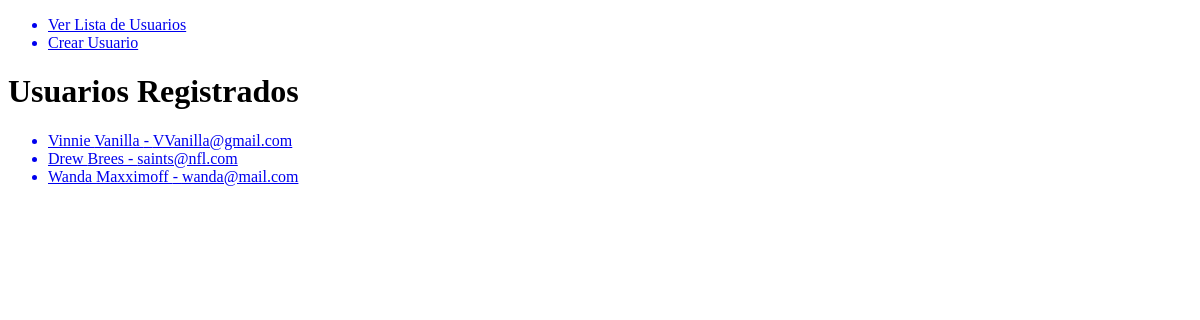
Before: /main/ with the older database file.
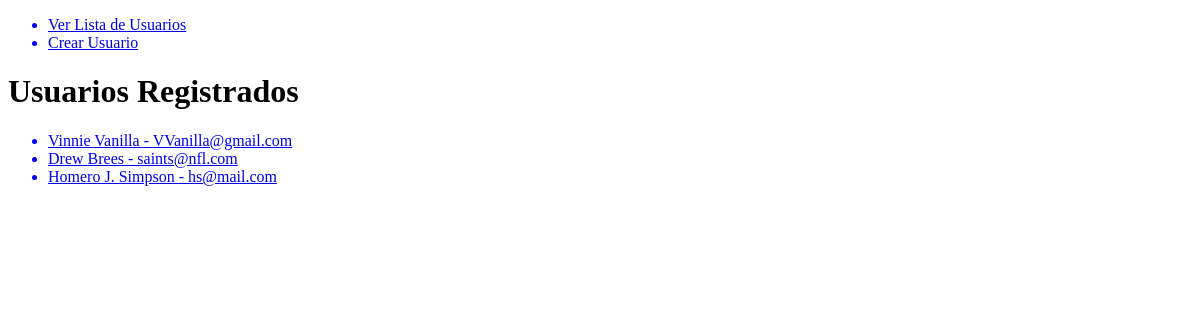
After: the same page with the newer database file.
### main/models.py (models this page shows, shortened)
class UserModel (models.Model):
    first_name = models.CharField(max_length=100)
    last_name = models.CharField(max_length=100)
    email = models.EmailField()
    phone_number = models.CharField(max_length=15)
    gender = models.CharField(choices=GENDER_OPTS, max_length=20)
    date_birth = models.DateField(blank=True, null=True)
    created = models.DateTimeField(auto_now_add=True)
    updated = models.DateTimeField(auto_now=True)

### main/views.py (the view)
# urls.py: path('', GetUsersView.as_view(), name='list'),
class GetUsersView (views.View):
    def get(self, request):
        users = UserModel.objects.all()
        template_name = 'main/list.html'
        context = {
            'users': users
        }
        return render(request, template_name, context)

### main/templates/main/list.html
{% extends 'base.html' %}
{% block content %}
    <h1>Usuarios Registrados</h1>
    <ul>
        {% for user in users%}
        <a href="{% url 'user:detail' user.id %}">
            <li>{{ user.first_name }} {{ user.last_name }} - {{ user.email }}</li>
        </a>
        {% endfor %}
    </ul>
{% endblock content %}

### templates/base.html (shortened to what this page needs)
<!DOCTYPE html>
<html lang="en">
<head>
</head>
<body>
    <ul>
        <a href="/main"><li>Ver Lista de Usuarios</li></a>
        <a href="/main/create"><li>Crear Usuario</li></a>
    </ul>
    {% block content %}
    {% endblock content %}
</body>
</html>

Changed rows visible on the page:
removed UserModel: first_name "Wanda", last_name "Maxximoff", email "wanda@mail.com"
added UserModel: first_name "Homero J.", last_name "Simpson", email "hs@mail.com"
